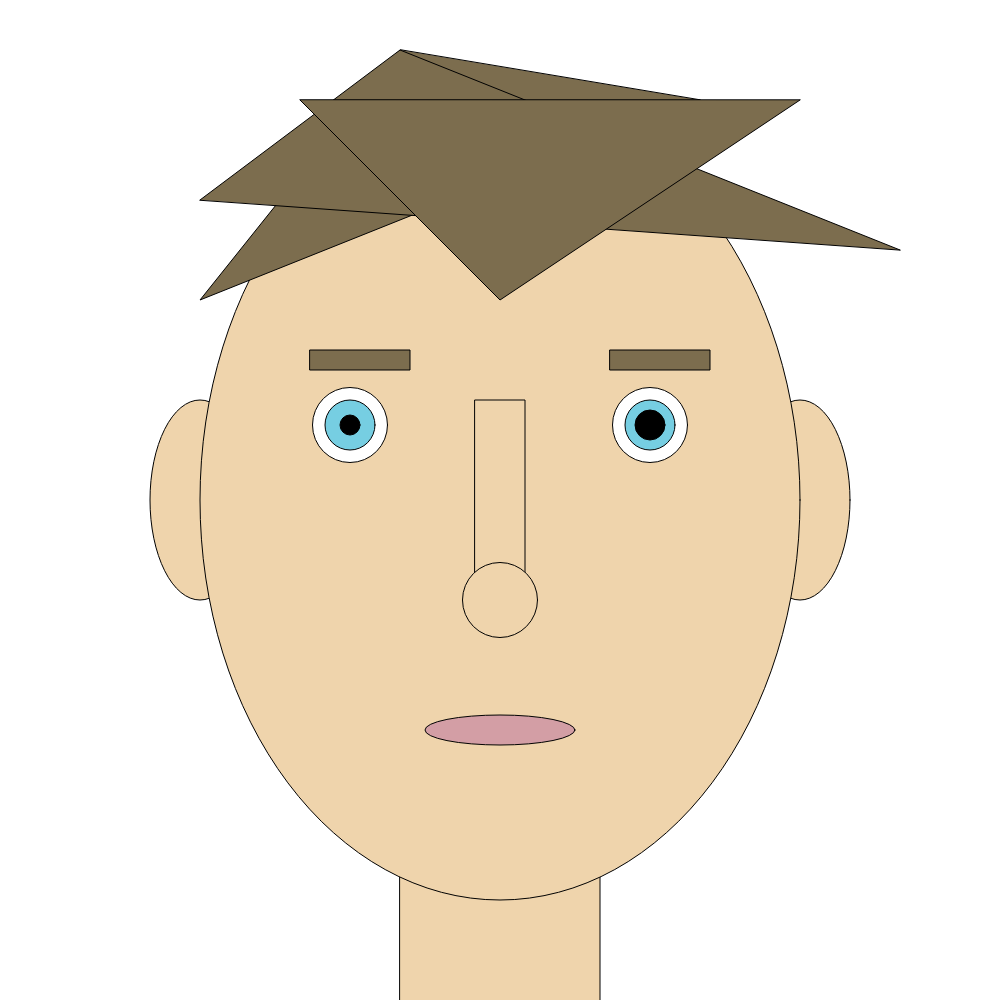
Frame 1 (no input)
Frame 60 (no input): identical to frame 1, image omitted
Frame 120 (the mouse pressed at the canvas centre since frame 60): identical to frame 1, image omitted

The p5.js sketch that drew this single still picture (run headless with seeded random() and noise() and a simulated clock; from frame 60 on, the mouse is pressed at the canvas centre):

// p5.js sketch
// ── sketch.js
function setup() {
  createCanvas(1000, 1000)
  fill(239, 212, 172) //skin
  ellipse(800, 500, 100, 200) //right ear
  ellipse(200, 500, 100, 200) //left ear
  rect(400, 500, 200, 800) //neck
ellipse(500, 500, 600, 800) //face
rect(475, 400, 50, 225) //nose
ellipse(500, 600, 75, 75) //nose
fill(255, 255, 255) //white
ellipse(650, 425, 75, 75) //eye
ellipse(350, 425, 75, 75) //eye
fill(118, 206, 226) //blue
ellipse(650, 425, 50, 50) //color eye
ellipse(350, 425, 50, 50) //color eye
fill(0, 0, 0) //black
ellipse(650, 425, 30, 30) //pupil
ellipse(350, 425, 20, 20) //pupil
fill(211, 158, 165) //pink
ellipse(500, 730, 150, 30) //lips
fill(124, 109, 78) //brown
rect(610, 350, 100, 20) //right eyebrow
rect(310, 350, 100, 20) //right eyebrow
triangle(400, 50, 200, 300, 700, 100) //hair
triangle(900, 250, 400, 50, 200, 200) //hair
triangle(800, 100, 500, 300, 300, 100) //hair
}

function draw() {
  // put drawing code here
}
